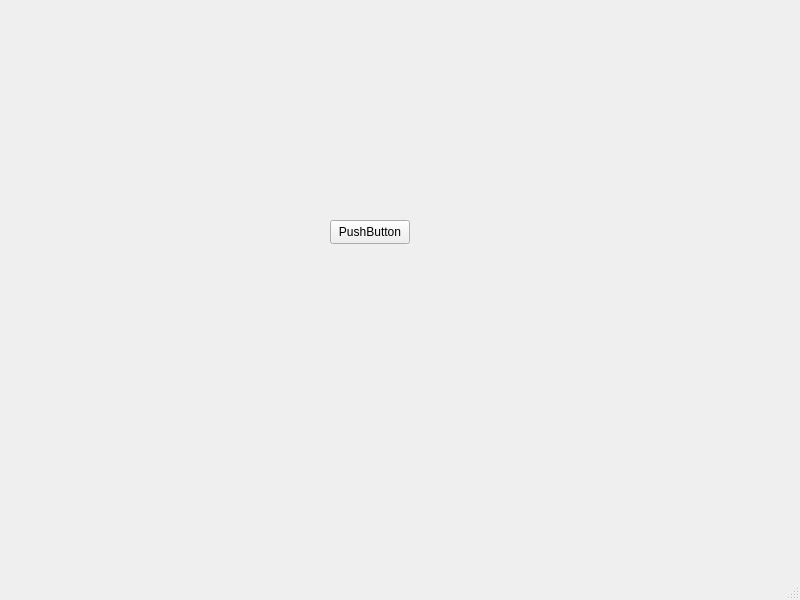
<?xml version="1.0" encoding="UTF-8"?>
<ui version="4.0">
 <class>MainWindow</class>
 <widget class="QMainWindow" name="MainWindow">
  <property name="geometry">
   <rect>
    <x>0</x>
    <y>0</y>
    <width>800</width>
    <height>600</height>
   </rect>
  </property>
  <property name="windowTitle">
   <string>MainWindow</string>
  </property>
  <widget class="QWidget" name="centralwidget">
   <widget class="QPushButton" name="pushButton">
    <property name="geometry">
     <rect>
      <x>330</x>
      <y>220</y>
      <width>80</width>
      <height>24</height>
     </rect>
    </property>
    <property name="text">
     <string>PushButton</string>
    </property>
   </widget>
  </widget>
  <widget class="QMenuBar" name="menubar">
   <property name="geometry">
    <rect>
     <x>0</x>
     <y>0</y>
     <width>800</width>
     <height>21</height>
    </rect>
   </property>
  </widget>
  <widget class="QStatusBar" name="statusbar"/>
 </widget>
 <resources/>
 <connections/>
</ui>
